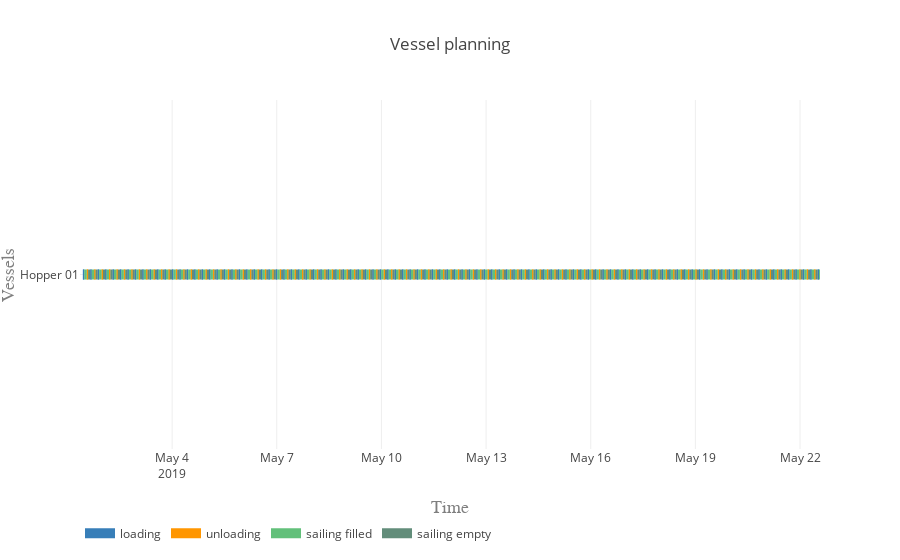

The code cell stored with this chart in its notebook:
### Markdown cell above
#### Vessel planning

### Code cell
vessels = [hopper]

activities = ['loading', 'unloading', 'sailing filled', 'sailing empty']
colors = {0:'rgb(55,126,184)', 1:'rgb(255,150,0)', 2:'rgb(98, 192, 122)', 3:'rgb(98, 141, 122)'}

plot.vessel_planning(vessels, activities, colors)

### Figure 1 — Plotly figure (JSON) as saved in the notebook; plotly's stock layout.template omitted (floating-point values rounded to 4 significant figures; data arrays with more than 128 entries replaced by an {"elided": "..."} marker saying what was removed)
{"data": [{"connectgaps": false, "hoverinfo": "y+name", "line": {"color": "rgb(55,126,184)", "width": 10}, "mode": "lines", "name": "loading", "type": "scatter", "uid": "3b852192-f7cd-4935-bd74-4f792f5b9f54", "x": {"elided": "1000 str values"}, "y": {"elided": "1000 str values"}}, {"connectgaps": false, "hoverinfo": "y+name", "line": {"color": "rgb(255,150,0)", "width": 10}, "mode": "lines", "name": "unloading", "type": "scatter", "uid": "cadac489-311c-4bd7-9ed6-8f6c8d4964ba", "x": {"elided": "1000 str values"}, "y": {"elided": "1000 str values"}}, {"connectgaps": false, "hoverinfo": "y+name", "line": {"color": "rgb(98, 192, 122)", "width": 10}, "mode": "lines", "name": "sailing filled", "type": "scatter", "uid": "7f51edb3-3f86-48c7-8686-427803d88fbe", "x": {"elided": "500 str values"}, "y": {"elided": "500 str values"}}, {"connectgaps": false, "hoverinfo": "y+name", "line": {"color": "rgb(98, 141, 122)", "width": 10}, "mode": "lines", "name": "sailing empty", "type": "scatter", "uid": "99218c9f-e59c-4da3-9151-525df47d24e6", "x": {"elided": "495 str values"}, "y": {"elided": "495 str values"}}], "layout": {"hovermode": "closest", "legend": {"orientation": "h", "x": 0, "y": -0.2}, "title": "Vessel planning", "xaxis": {"range": ["2019-05-01 08:37:07", "2019-05-22 13:43:50.841877"], "title": "Time", "titlefont": {"color": "#7f7f7f", "family": "Courier New, monospace", "size": 18}}, "yaxis": {"title": "Vessels", "titlefont": {"color": "#7f7f7f", "family": "Courier New, monospace", "size": 18}}}}
